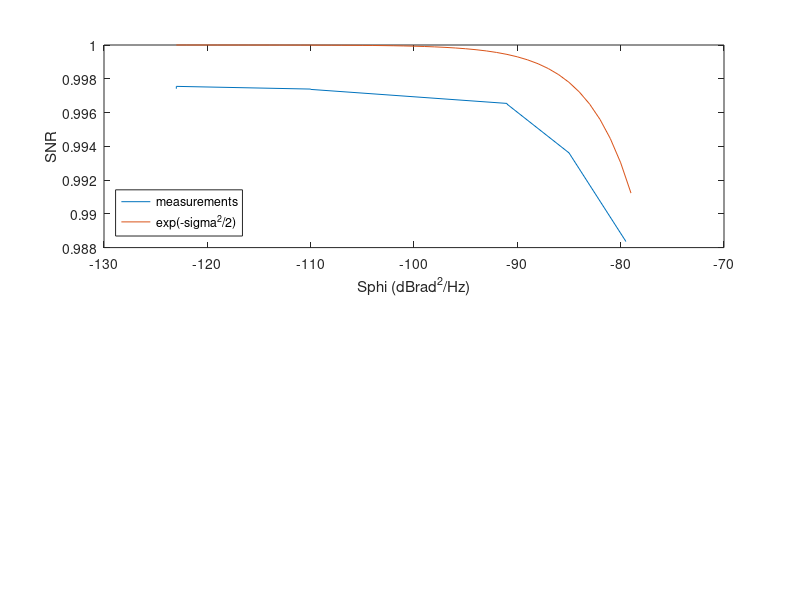

Write the MATLAB code that produced this figure.
subplot(211);
Sphi=[-123 -123 -110 -110 -91 -91 -85 -85 -79.5 -79.5]
snr= [0.99741 0.99755 0.99739 0.99737 0.99654 0.99650 0.99361 0.99361 0.98837 0.98839]
plot(Sphi,snr)
hold on
Sphi=[-123:-79];
sigma2=10.^(Sphi/10)*4e6*70/200;  % 200 MHz noise but sampling a BPSK signal on a 70 MHz carrier
plot(Sphi,exp(-sigma2/2));
xlabel('Sphi (dBrad^2/Hz)');ylabel('SNR');legend('measurements','exp(-sigma^2/2)','location','southwest')
